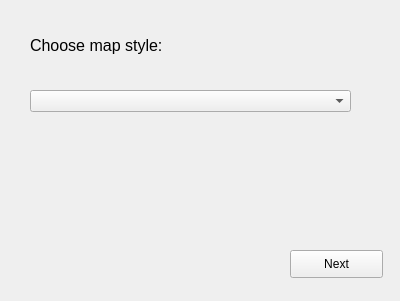
<?xml version="1.0" encoding="UTF-8"?>
<ui version="4.0">
 <class>Form</class>
 <widget class="QWidget" name="Form">
  <property name="geometry">
   <rect>
    <x>0</x>
    <y>0</y>
    <width>400</width>
    <height>301</height>
   </rect>
  </property>
  <property name="windowTitle">
   <string>Form</string>
  </property>
  <widget class="QLabel" name="label">
   <property name="geometry">
    <rect>
     <x>30</x>
     <y>20</y>
     <width>241</width>
     <height>51</height>
    </rect>
   </property>
   <property name="font">
    <font>
     <pointsize>12</pointsize>
    </font>
   </property>
   <property name="text">
    <string>Choose map style:</string>
   </property>
  </widget>
  <widget class="QComboBox" name="comboBox">
   <property name="geometry">
    <rect>
     <x>30</x>
     <y>90</y>
     <width>321</width>
     <height>22</height>
    </rect>
   </property>
  </widget>
  <widget class="QPushButton" name="pushButton">
   <property name="geometry">
    <rect>
     <x>290</x>
     <y>250</y>
     <width>93</width>
     <height>28</height>
    </rect>
   </property>
   <property name="text">
    <string>Next</string>
   </property>
  </widget>
 </widget>
 <resources/>
 <connections/>
</ui>
